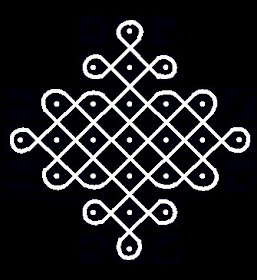
#> input picture sample_kolams/sample1.jpeg, 257 x 280 px
$ python kanalyzer.py sample_kolams/sample1.jpeg
#> lines starting #> are read from the running program, lines starting #| are printed output that depends on the picture; after the words box and inside, x2 and y2 are one past the last pixel; in counts of white or black regions, pixels touching at a corner belong together
import cv2
import numpy as np
import matplotlib.pyplot as plt
from scipy.spatial import distance_matrix, KDTree
from scipy.interpolate import splprep, splev
from sklearn.cluster import DBSCAN
from skimage.morphology import skeletonize, medial_axis
from scipy import ndimage
import networkx as nx
import math
from collections import defaultdict
import argparse
import os

class KolamAnalyzer:
    def __init__(self, image_path):
        self.image_path = image_path
        self.original_image = None
        self.processed_image = None
        self.skeleton = None
        self.dots = []
        self.lines = []
        self.grid_structure = None
        self.symmetry_info = None

    def load_and_preprocess(self):
        """Enhanced image preprocessing combining best methods"""
        # Load image
        self.original_image = cv2.imread(self.image_path)
#> self.original_image is the input picture: shape (280, 257, 3); mean B, G, R 33.9, 31.2, 31.2
        if self.original_image is None:
            raise ValueError(f"Could not load image from {self.image_path}")

        # Convert to grayscale
        gray = cv2.cvtColor(self.original_image, cv2.COLOR_BGR2GRAY)

        # Enhanced preprocessing using OTSU thresholding (from first code)
        _, th = cv2.threshold(gray, 0, 255, cv2.THRESH_BINARY + cv2.THRESH_OTSU)
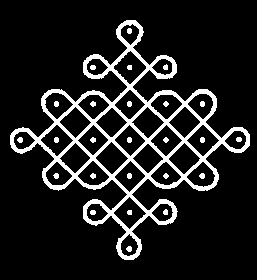
#> th: shape (280, 257); 12.4% white; 26 white regions, largest, box (x1, y1, x2, y2) and area: (10, 20, 250, 260) 8317, (17, 137, 23, 143) 28, (199, 173, 205, 179) 28
        binary = (th == 0).astype(np.uint8)  # strokes black -> 1

        # Morphological operations to clean up
        binary = cv2.medianBlur((binary * 255).astype(np.uint8), 3) // 255
#> binary: shape (280, 257); values 0 (black) and 1 (white), 87.5% white; 26 black regions, largest, box (x1, y1, x2, y2) and area: (10, 20, 250, 260) 8352, (17, 137, 23, 143) 28, (199, 173, 205, 179) 28
        kernel = cv2.getStructuringElement(cv2.MORPH_ELLIPSE, (3, 3))
        binary = cv2.morphologyEx(binary, cv2.MORPH_CLOSE, kernel)

        self.processed_image = binary
        self.gray_image = gray

        print(f"Preprocessing complete. Binary image shape: {self.processed_image.shape}")
#| Preprocessing complete. Binary image shape: (280, 257)
        return binary

    def detect_dots(self):
        """Improved dot detection combining both approaches with stricter validation"""
        print("Starting enhanced dot detection...")
        dots = []

        # Method 1: Strict HoughCircles (from second code - better validation)
        gray_for_circles = self.gray_image

        # First pass: strict parameters for clear dots
        circles1 = cv2.HoughCircles(
            gray_for_circles,
            cv2.HOUGH_GRADIENT,
            dp=1,
            minDist=30,
            param1=50,
            param2=35,
            minRadius=8,
            maxRadius=30
        )
#> circles1 = None

        if circles1 is not None:
            circles1 = np.round(circles1[0, :]).astype("int")
            for (x, y, r) in circles1:
                if self._is_valid_dot(x, y, r):
                    dots.append({'x': x, 'y': y, 'radius': r, 'method': 'hough_strict'})

        # Second pass: relaxed parameters (from first code - catch more dots)
        circles2 = cv2.HoughCircles(
            gray_for_circles,
            cv2.HOUGH_GRADIENT,
            dp=1,
            minDist=15,
            param1=30,
            param2=20,
            minRadius=2,
            maxRadius=25
        )
#> circles2 = 37 rows, first 8: [202.5, 103.5, 14.7], [174.5, 121.5, 22.1], [146.5, 130.5, 22.1], [129.5, 67.5, 16.1], [155.5, 159.5, 21], [56.5, 139.5, 14.9], [105.5, 160.5, 17.7], [67.5, 123.5, 21.1]

        if circles2 is not None:
            circles2 = np.round(circles2[0, :]).astype("int")
#> circles2 = 37 rows, first 8: [202, 104, 15], [174, 122, 22], [146, 130, 22], [130, 68, 16], [156, 160, 21], [56, 140, 15], [106, 160, 18], [68, 124, 21]
            for (x, y, r) in circles2:
                if self._is_valid_dot(x, y, r):
                    dots.append({'x': x, 'y': y, 'radius': r, 'method': 'hough_relaxed'})
#> this loop made 37 passes
#> (x, y, r, center_avg in _is_valid_dot, outer_avg in _is_valid_dot) on passes 1 to 8: (202, 104, 15, 43.42, 142.8), (174, 122, 22, 79.32, 106), (146, 130, 22, 71.37, 98.81), (130, 68, 16, 30.96, 139.7), (156, 160, 21, 75.15, 102.5), (56, 140, 15, 44.05, 167.1), (106, 160, 18, 31.08, 99.56), (68, 124, 21, 57.81, 94.54)
#> pass 1, in _is_valid_dot, `region = self.gray_image[y-radius:y+radius, x-radius:x+radius]`:
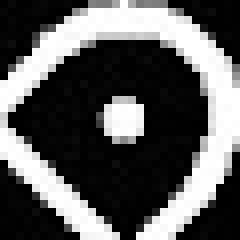
#> region: shape (30, 30) (shown 8 times larger); min 0, max 255, mean 91.1
#> pass 2, in _is_valid_dot (call 2), `center_area = region[radius//2:radius*3//2, radius//2:radius*3//2]`:
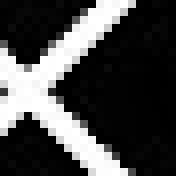
#> center_area: shape (22, 22) (shown 8 times larger); min 0, max 255, mean 70.2
#> pass 3, in _is_valid_dot (call 3), `region = self.gray_image[y-radius:y+radius, x-radius:x+radius]`:
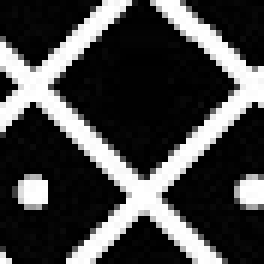
#> region: shape (44, 44) (shown 6 times larger); min 0, max 255, mean 70.8
#> after the loop, dots = 35 items

        print(f"HoughCircles found {len(dots)} dots")
#| HoughCircles found 35 dots

        # Method 2: Enhanced contour detection with validation (from second code)
        contour_dots = self._detect_real_dots_by_contours()
        dots.extend(contour_dots)

        # Method 3: Distance transform (from first code)
        distance_dots = self._detect_dots_by_distance_transform()
        dots.extend(distance_dots)

        # Method 4: Corner detection (from first code)
        corner_dots = self._detect_intersection_points()
        dots.extend(corner_dots)

        # Remove duplicates using original method (from first code)
        if dots:
            unique_dots = self._remove_duplicate_dots(dots, threshold=15)
            # Additional filtering with validation
            validated_dots = [dot for dot in unique_dots if self._validate_final_dot(dot)]
            self.dots = validated_dots
        else:
            self.dots = []

        print(f"Final result: {len(self.dots)} validated dots")
        return self.dots

    def _is_valid_dot(self, x, y, radius):
        """Validate if detected circle is actually a kolam dot (from second code)"""
        h, w = self.gray_image.shape

        # Ensure coordinates are within bounds
        if x < radius or y < radius or x >= w - radius or y >= h - radius:
            return False

        # Extract region around the detected circle
        region = self.gray_image[y-radius:y+radius, x-radius:x+radius]

        # Check if center area is darker than surrounding
        center_area = region[radius//2:radius*3//2, radius//2:radius*3//2]
        if len(center_area) == 0:
            return False

        # Get surrounding ring
        mask = np.zeros_like(region)
        cv2.circle(mask, (radius, radius), radius//2, 1, -1)
        center_pixels = region[mask == 1]

        # Get outer ring
        outer_mask = np.zeros_like(region)
        cv2.circle(outer_mask, (radius, radius), radius, 1, 2)
        cv2.circle(outer_mask, (radius, radius), radius*2//3, 0, -1)
        outer_pixels = region[outer_mask > 0]

        if len(center_pixels) == 0 or len(outer_pixels) == 0:
            return False

        center_avg = np.mean(center_pixels)
        outer_avg = np.mean(outer_pixels)

        # Dot should be darker than surroundings
        return center_avg < outer_avg - 10

    def _detect_real_dots_by_contours(self):
        """Enhanced contour-based dot detection (from second code)"""
        # Use inverted image to find dark regions (dots)
        inverted = 255 - self.gray_image
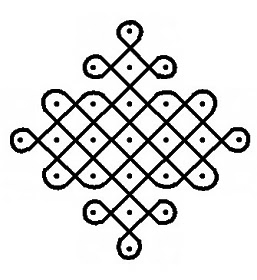
#> inverted: shape (280, 257); min 0, max 255, mean 223.5

        # Apply threshold to get only dark dots
        _, binary = cv2.threshold(inverted, 100, 255, cv2.THRESH_BINARY)
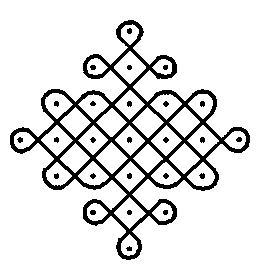
#> binary: shape (280, 257); 88% white; 26 black regions, largest, box (x1, y1, x2, y2) and area: (10, 20, 250, 260) 8045, (199, 173, 205, 179) 26, (90, 210, 96, 215) 26

        contours, _ = cv2.findContours(binary, cv2.RETR_EXTERNAL, cv2.CHAIN_APPROX_SIMPLE)
#> contours = [[[0, 0], [0, 279], [256, 279], [256, 0]]]

        dots = []
        for contour in contours:
            area = cv2.contourArea(contour)

            # Reasonable dot size range
            if 50 < area < 800:
                M = cv2.moments(contour)
                if M["m00"] != 0:
                    cx = int(M["m10"] / M["m00"])
                    cy = int(M["m01"] / M["m00"])

                    # Check circularity
                    perimeter = cv2.arcLength(contour, True)
                    if perimeter > 0:
                        circularity = 4 * math.pi * area / (perimeter * perimeter)

                        # Strict circularity for dots
                        if circularity > 0.6:
                            radius = int(math.sqrt(area / math.pi))

                            # Final validation
                            if self._is_valid_dot(cx, cy, radius):
                                dots.append({'x': cx, 'y': cy, 'radius': radius, 'method': 'contour_validated'})
#> this loop made 1 pass
#> (contour, area) on pass 1: ([[0, 0], [0, 279], [256, 279], [256, 0]], 71424)
#> after the loop, dots = []

        print(f"Validated contour method found {len(dots)} dots")
#| Validated contour method found 0 dots
        return dots

    def _detect_dots_by_distance_transform(self):
        """Distance transform method (from first code)"""
        inv = 1 - self.processed_image
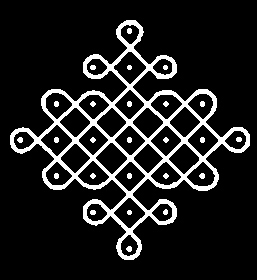
#> inv: shape (280, 257); values 0 (black) and 1 (white), 12.5% white; 26 white regions, largest, box (x1, y1, x2, y2) and area: (10, 20, 250, 260) 8352, (17, 137, 23, 143) 28, (199, 173, 205, 179) 28
        dist = ndimage.distance_transform_edt(inv)
        labels, n = ndimage.label(inv)
#> labels: shape (280, 257) int32; 27 distinct labels, from 0 to 26
#> (the rest of the program and of its run is left out)
